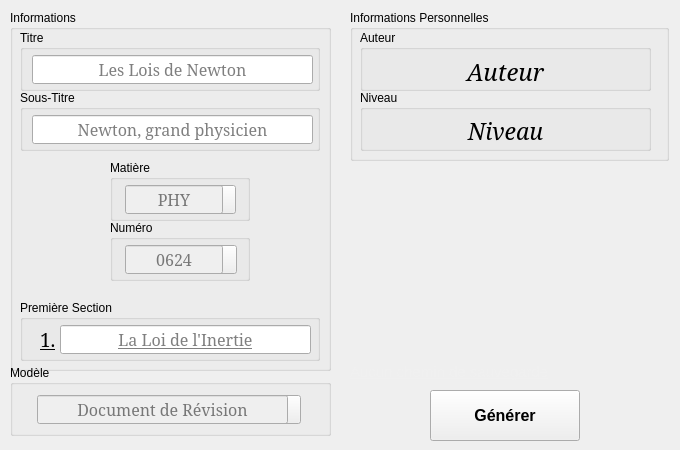
    <widget class="QWidget" name="genTab">
     <attribute name="title">
      <string>Générateur</string>
     </attribute>
     <attribute name="toolTip">
      <string>Créer un document</string>
     </attribute>
     <widget class="QGroupBox" name="infoGroupBox">
      <property name="geometry">
       <rect>
        <x>10</x>
        <y>10</y>
        <width>321</width>
        <height>361</height>
       </rect>
      </property>
      <property name="title">
       <string>Informations</string>
      </property>
      <widget class="QGroupBox" name="titreGroupBox">
       <property name="geometry">
        <rect>
         <x>10</x>
         <y>20</y>
         <width>300</width>
         <height>61</height>
        </rect>
       </property>
       <property name="title">
        <string>Titre</string>
       </property>
       <widget class="QLineEdit" name="titreLineEdit">
        <property name="geometry">
         <rect>
          <x>12</x>
          <y>25</y>
          <width>281</width>
          <height>29</height>
         </rect>
        </property>
        <property name="sizePolicy">
         <sizepolicy hsizetype="Expanding" vsizetype="Expanding">
          <horstretch>0</horstretch>
          <verstretch>0</verstretch>
         </sizepolicy>
        </property>
        <property name="font">
         <font>
          <family>Garamond</family>
          <pointsize>12</pointsize>
         </font>
        </property>
        <property name="alignment">
         <set>Qt::AlignCenter</set>
        </property>
        <property name="placeholderText">
         <string>Les Lois de Newton</string>
        </property>
        <property name="clearButtonEnabled">
         <bool>true</bool>
        </property>
       </widget>
      </widget>
      <widget class="QGroupBox" name="soustitreGroupBox">
       <property name="geometry">
        <rect>
         <x>10</x>
         <y>80</y>
         <width>300</width>
         <height>61</height>
        </rect>
       </property>
       <property name="title">
        <string>Sous-Titre</string>
       </property>
       <widget class="QLineEdit" name="soustitreLineEdit">
        <property name="geometry">
         <rect>
          <x>12</x>
          <y>25</y>
          <width>281</width>
          <height>29</height>
         </rect>
        </property>
        <property name="sizePolicy">
         <sizepolicy hsizetype="Expanding" vsizetype="Expanding">
          <horstretch>0</horstretch>
          <verstretch>0</verstretch>
         </sizepolicy>
        </property>
        <property name="font">
         <font>
          <family>Garamond</family>
          <pointsize>12</pointsize>
         </font>
        </property>
        <property name="alignment">
         <set>Qt::AlignCenter</set>
        </property>
        <property name="placeholderText">
         <string>Newton, grand physicien</string>
        </property>
        <property name="clearButtonEnabled">
         <bool>true</bool>
        </property>
       </widget>
      </widget>
      <widget class="QGroupBox" name="matGroupBox">
       <property name="geometry">
        <rect>
         <x>100</x>
         <y>150</y>
         <width>140</width>
         <height>61</height>
        </rect>
       </property>
       <property name="title">
        <string>Matière</string>
       </property>
       <widget class="QLineEdit" name="matLineEdit">
        <property name="enabled">
         <bool>false</bool>
        </property>
        <property name="geometry">
         <rect>
          <x>15</x>
          <y>25</y>
          <width>98</width>
          <height>29</height>
         </rect>
        </property>
        <property name="sizePolicy">
         <sizepolicy hsizetype="Expanding" vsizetype="Expanding">
          <horstretch>0</horstretch>
          <verstretch>0</verstretch>
         </sizepolicy>
        </property>
        <property name="minimumSize">
         <size>
          <width>0</width>
          <height>29</height>
         </size>
        </property>
        <property name="font">
         <font>
          <family>Garamond</family>
          <pointsize>12</pointsize>
         </font>
        </property>
        <property name="text">
         <string/>
        </property>
        <property name="frame">
         <bool>true</bool>
        </property>
        <property name="alignment">
         <set>Qt::AlignCenter</set>
        </property>
        <property name="placeholderText">
         <string>PHY</string>
        </property>
        <property name="clearButtonEnabled">
         <bool>false</bool>
        </property>
       </widget>
       <widget class="QPushButton" name="matToolButton">
        <property name="geometry">
         <rect>
          <x>106</x>
          <y>25</y>
          <width>20</width>
          <height>29</height>
         </rect>
        </property>
        <property name="cursor">
         <cursorShape>PointingHandCursor</cursorShape>
        </property>
        <property name="text">
         <string/>
        </property>
       </widget>
       <zorder>matToolButton</zorder>
       <zorder>matLineEdit</zorder>
      </widget>
      <widget class="QGroupBox" name="numGroupBox">
       <property name="geometry">
        <rect>
         <x>100</x>
         <y>210</y>
         <width>140</width>
         <height>61</height>
        </rect>
       </property>
       <property name="title">
        <string>Numéro</string>
       </property>
       <widget class="QLineEdit" name="numLineEdit">
        <property name="enabled">
         <bool>false</bool>
        </property>
        <property name="geometry">
         <rect>
          <x>15</x>
          <y>25</y>
          <width>98</width>
          <height>29</height>
         </rect>
        </property>
        <property name="sizePolicy">
         <sizepolicy hsizetype="Expanding" vsizetype="Expanding">
          <horstretch>0</horstretch>
          <verstretch>0</verstretch>
         </sizepolicy>
        </property>
        <property name="font">
         <font>
          <family>Garamond</family>
          <pointsize>12</pointsize>
         </font>
        </property>
        <property name="text">
         <string/>
        </property>
        <property name="alignment">
         <set>Qt::AlignCenter</set>
        </property>
        <property name="placeholderText">
         <string>0624</string>
        </property>
        <property name="clearButtonEnabled">
         <bool>false</bool>
        </property>
       </widget>
       <widget class="QPushButton" name="numToolButton">
        <property name="geometry">
         <rect>
          <x>106</x>
          <y>25</y>
          <width>21</width>
          <height>29</height>
         </rect>
        </property>
        <property name="cursor">
         <cursorShape>PointingHandCursor</cursorShape>
        </property>
        <property name="text">
         <string/>
        </property>
       </widget>
       <zorder>numToolButton</zorder>
       <zorder>numLineEdit</zorder>
      </widget>
      <widget class="QGroupBox" name="sectionGroupBox">
       <property name="geometry">
        <rect>
         <x>10</x>
         <y>290</y>
         <width>300</width>
         <height>61</height>
        </rect>
       </property>
       <property name="title">
        <string>Première Section</string>
       </property>
       <widget class="QLabel" name="sectionNumLabel">
        <property name="geometry">
         <rect>
          <x>20</x>
          <y>24</y>
          <width>47</width>
          <height>31</height>
         </rect>
        </property>
        <property name="font">
         <font>
          <family>Garamond</family>
          <pointsize>14</pointsize>
          <underline>true</underline>
         </font>
        </property>
        <property name="styleSheet">
         <string notr="true"/>
        </property>
        <property name="text">
         <string>&lt;html&gt;&lt;head/&gt;&lt;body&gt;&lt;p&gt;&lt;span style=&quot; font-size:14pt; text-decoration: underline;&quot;&gt;1.&lt;/span&gt;&lt;/p&gt;&lt;/body&gt;&lt;/html&gt;</string>
        </property>
       </widget>
       <widget class="QLineEdit" name="sectionLineEdit">
        <property name="geometry">
         <rect>
          <x>40</x>
          <y>25</y>
          <width>251</width>
          <height>29</height>
         </rect>
        </property>
        <property name="sizePolicy">
         <sizepolicy hsizetype="Expanding" vsizetype="Expanding">
          <horstretch>0</horstretch>
          <verstretch>0</verstretch>
         </sizepolicy>
        </property>
        <property name="font">
         <font>
          <family>Garamond</family>
          <pointsize>12</pointsize>
          <underline>true</underline>
         </font>
        </property>
        <property name="maxLength">
         <number>32767</number>
        </property>
        <property name="alignment">
         <set>Qt::AlignCenter</set>
        </property>
        <property name="placeholderText">
         <string>La Loi de l'Inertie</string>
        </property>
        <property name="clearButtonEnabled">
         <bool>true</bool>
        </property>
       </widget>
      </widget>
     </widget>
     <widget class="QLabel" name="pathPathLabel">
      <property name="geometry">
       <rect>
        <x>350</x>
        <y>170</y>
        <width>321</width>
        <height>211</height>
       </rect>
      </property>
      <property name="sizePolicy">
       <sizepolicy hsizetype="Fixed" vsizetype="Expanding">
        <horstretch>0</horstretch>
        <verstretch>0</verstretch>
       </sizepolicy>
      </property>
      <property name="maximumSize">
       <size>
        <width>321</width>
        <height>16777215</height>
       </size>
      </property>
      <property name="font">
       <font>
        <underline>true</underline>
       </font>
      </property>
      <property name="cursor">
       <cursorShape>ArrowCursor</cursorShape>
      </property>
      <property name="text">
       <string>&lt;html&gt;&lt;head/&gt;&lt;body&gt;&lt;p&gt;&lt;a href=&quot;none&quot;&gt;&lt;span style=&quot; font-size:11pt; text-decoration: underline; color:#f0f0f0;&quot;&gt;Aucun chemin de sauvegarde&lt;/span&gt;&lt;/a&gt;&lt;/p&gt;&lt;/body&gt;&lt;/html&gt;</string>
      </property>
      <property name="alignment">
       <set>Qt::AlignBottom|Qt::AlignJustify</set>
      </property>
      <property name="wordWrap">
       <bool>true</bool>
      </property>
      <property name="textInteractionFlags">
       <set>Qt::LinksAccessibleByMouse|Qt::TextSelectableByMouse</set>
      </property>
     </widget>
     <widget class="QGroupBox" name="infoPersoGroupBox">
      <property name="geometry">
       <rect>
        <x>350</x>
        <y>10</y>
        <width>319</width>
        <height>151</height>
       </rect>
      </property>
      <property name="sizePolicy">
       <sizepolicy hsizetype="Preferred" vsizetype="Minimum">
        <horstretch>0</horstretch>
        <verstretch>0</verstretch>
       </sizepolicy>
      </property>
      <property name="minimumSize">
       <size>
        <width>0</width>
        <height>0</height>
       </size>
      </property>
      <property name="toolTip">
       <string>Pour modifier les informations, veuillez aller dans le Configurateur</string>
      </property>
      <property name="title">
       <string>Informations Personnelles</string>
      </property>
      <widget class="QGroupBox" name="auteurPersoGroupBox">
       <property name="geometry">
        <rect>
         <x>10</x>
         <y>20</y>
         <width>291</width>
         <height>61</height>
        </rect>
       </property>
       <property name="title">
        <string>Auteur</string>
       </property>
       <widget class="QLabel" name="auteurPersoLabel">
        <property name="geometry">
         <rect>
          <x>10</x>
          <y>25</y>
          <width>271</width>
          <height>31</height>
         </rect>
        </property>
        <property name="font">
         <font>
          <family>Garamond</family>
          <pointsize>18</pointsize>
          <italic>true</italic>
         </font>
        </property>
        <property name="text">
         <string>Auteur</string>
        </property>
        <property name="textFormat">
         <enum>Qt::RichText</enum>
        </property>
        <property name="scaledContents">
         <bool>false</bool>
        </property>
        <property name="alignment">
         <set>Qt::AlignCenter</set>
        </property>
       </widget>
      </widget>
      <widget class="QGroupBox" name="niveauPersoGroupBox">
       <property name="geometry">
        <rect>
         <x>10</x>
         <y>80</y>
         <width>291</width>
         <height>61</height>
        </rect>
       </property>
       <property name="title">
        <string>Niveau</string>
       </property>
       <widget class="QLabel" name="niveauPersoLabel">
        <property name="geometry">
         <rect>
          <x>10</x>
          <y>25</y>
          <width>271</width>
          <height>31</height>
         </rect>
        </property>
        <property name="font">
         <font>
          <family>Garamond</family>
          <pointsize>17</pointsize>
          <italic>true</italic>
         </font>
        </property>
        <property name="text">
         <string>Niveau</string>
        </property>
        <property name="textFormat">
         <enum>Qt::RichText</enum>
        </property>
        <property name="scaledContents">
         <bool>true</bool>
        </property>
        <property name="alignment">
         <set>Qt::AlignCenter</set>
        </property>
        <property name="wordWrap">
         <bool>false</bool>
        </property>
       </widget>
      </widget>
     </widget>
     <widget class="QWidget" name="horizontalLayoutWidget">
      <property name="geometry">
       <rect>
        <x>340</x>
        <y>390</y>
        <width>331</width>
        <height>51</height>
       </rect>
      </property>
      <layout class="QHBoxLayout" name="genButtonLayout">
       <property name="topMargin">
        <number>0</number>
       </property>
       <property name="bottomMargin">
        <number>0</number>
       </property>
       <item>
        <widget class="QPushButton" name="genPushButton">
         <property name="sizePolicy">
          <sizepolicy hsizetype="Fixed" vsizetype="Minimum">
           <horstretch>0</horstretch>
           <verstretch>0</verstretch>
          </sizepolicy>
         </property>
         <property name="minimumSize">
          <size>
           <width>150</width>
           <height>0</height>
          </size>
         </property>
         <property name="font">
          <font>
           <pointsize>12</pointsize>
           <weight>75</weight>
           <bold>true</bold>
          </font>
         </property>
         <property name="cursor">
          <cursorShape>PointingHandCursor</cursorShape>
         </property>
         <property name="text">
          <string>Générer</string>
         </property>
        </widget>
       </item>
      </layout>
     </widget>
     <widget class="QGroupBox" name="modelGroupBox">
      <property name="geometry">
       <rect>
        <x>10</x>
        <y>365</y>
        <width>321</width>
        <height>71</height>
       </rect>
      </property>
      <property name="title">
       <string>Modèle</string>
      </property>
      <widget class="QLineEdit" name="modelLineEdit">
       <property name="enabled">
        <bool>false</bool>
       </property>
       <property name="geometry">
        <rect>
         <x>27</x>
         <y>30</y>
         <width>251</width>
         <height>29</height>
        </rect>
       </property>
       <property name="sizePolicy">
        <sizepolicy hsizetype="Expanding" vsizetype="Expanding">
         <horstretch>0</horstretch>
         <verstretch>0</verstretch>
        </sizepolicy>
       </property>
       <property name="font">
        <font>
         <family>Garamond</family>
         <pointsize>12</pointsize>
        </font>
       </property>
       <property name="text">
        <string/>
       </property>
       <property name="alignment">
        <set>Qt::AlignCenter</set>
       </property>
       <property name="placeholderText">
        <string>Document de Révision</string>
       </property>
       <property name="clearButtonEnabled">
        <bool>false</bool>
       </property>
      </widget>
      <widget class="QPushButton" name="modelToolButton">
       <property name="geometry">
        <rect>
         <x>270</x>
         <y>30</y>
         <width>21</width>
         <height>29</height>
        </rect>
       </property>
       <property name="cursor">
        <cursorShape>PointingHandCursor</cursorShape>
       </property>
       <property name="text">
        <string/>
       </property>
      </widget>
      <zorder>modelToolButton</zorder>
      <zorder>modelLineEdit</zorder>
     </widget>
    </widget>
